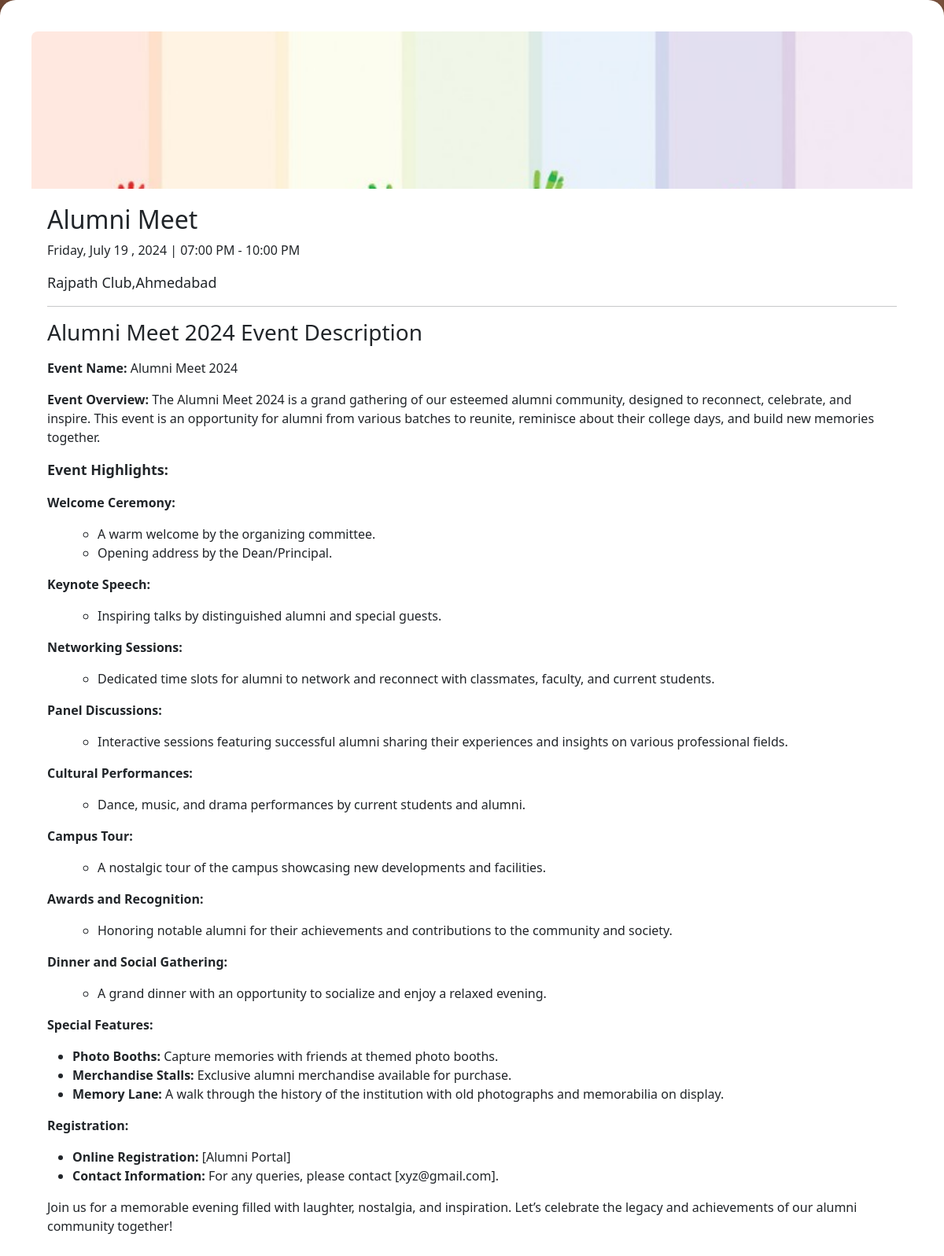
/view_event.php?event=7, run on the app's committed database.
### tables this page shows
CREATE TABLE `event_master` (
  `event_id` int(11) NOT NULL AUTO_INCREMENT,
  `event_title` varchar(200) NOT NULL,
  `description` text DEFAULT NULL,
  `location` varchar(200) NOT NULL,
  `start_date` datetime NOT NULL,
  `end_date` datetime NOT NULL,
  `event_image` varchar(250) NOT NULL,
  `reg_status` enum('open','closed') NOT NULL DEFAULT 'closed',
  `deleted` tinyint(1) NOT NULL,
  PRIMARY KEY (`event_id`)
);

### dbconfig.php (called while the page is built, shortened)
<?php
$dsn = "mysql:host=localhost;dbname=alumni_portal";
$user = "root";
$pwd = "";
$con = new PDO($dsn, $user, $pwd);
function query($query, $array = null)
{
    global $con;
    $a = $con->prepare($query);
    $a->execute($array);
    return $a;
}
?>

### view_event.php (the view, shortened to what this page needs)
<?php
if (isset($_GET["event"])) {
    include "dbconfig.php";
    $q = "SELECT *FROM event_master WHERE event_id= ?";
    $arr = array($_GET["event"]);
    $res = query($q, $arr);
    $event = $res->fetch();
    ?>
    <link href="./admin/bootstrap.min.css" rel="stylesheet">
    <link rel="stylesheet" href="https://cdnjs.cloudflare.com/ajax/libs/font-awesome/4.7.0/css/font-awesome.min.css">
    <link rel="stylesheet" href="https://cdnjs.cloudflare.com/ajax/libs/animate.css/4.1.1/animate.min.css" />
    <link rel="stylesheet" href="style.css">
    <div class="alumni-event-view">
        <div class="event-image">
            <img src="./admin/<?= $event["event_image"] ?>" alt="Event Image">
        </div>
        <div class="event-details">
            <h2><?= $event["event_title"] ?></h2>
            <p class="event-date">
                <?php if (date("d-m-Y", strtotime($event["start_date"])) == date("d-m-Y", strtotime($event["end_date"]))) {
                    echo date("l, F j , Y | h:i A ", strtotime($event["start_date"])) . date("- h:i A", strtotime($event["end_date"]));
                } else {
                    echo "Starts: " . date("l, F j ,Y | h:i A", strtotime($event["start_date"])) . "<br><span>Ends: " . date("l, F j ,Y | h:i A", strtotime($event["end_date"]));
                } ?>
            </p>
            <p class="event-location"><?= $event["location"] ?></p>
            <hr>
            <p class="event-description">
                <?= $event["description"] ?>
            </p>
            <?php
}?>

### style.css (style rules this page uses)
* { margin: 0; padding: 0; }
.event-image { width: 100%; height: 200px; overflow: hidden; border-radius: 8px 8px 0 0; }
.event-image img { width: 100%; height: 100%; object-fit: cover; transition: all 0.3s ease-in-out; }
.event-details { padding: 20px; }
.event-location, .event-time { font-size: 18px; margin-bottom: 10px; }

### view_event.php (style rules this page uses)
.alumni-event-view { display: flex; flex-wrap: wrap; justify-content: center; align-items: center; padding: 40px; background-color: #fff; border-radius: 20px; box-shadow: 0 0 20px rgba(0, 0, 0, 0.2); transition: all 0.3s ease-in-out; }

### data on the page
event_master: event_image (picture), event_title "Alumni Meet", start_date "Friday, July 19 , 2024 | 07:00 PM", end_date "- 10:00 PM", location "Rajpath Club,Ahmedabad", description "Alumni Meet 2024 Event Description Event Name: Alumni Meet 2024 Event Overview: The Alumni Meet 2024 is a grand gathering of our esteemed alumni community, designed to reconnect, celebrate, and inspire. This event is an opportunity for alumni from various batches to reunite, reminisce about their college days, and build new memories together. Event Highlights: Welcome Ceremony: A warm welcome by the organizing committee. Opening address by the Dean/Principal. Keynote Speech: Inspiring talks by distinguished alumni and special guests. Networking Sessions: Dedicated time slots for alumni to network and reconnect with classmates, faculty, and current students. Panel Discussions: Interactive…"
